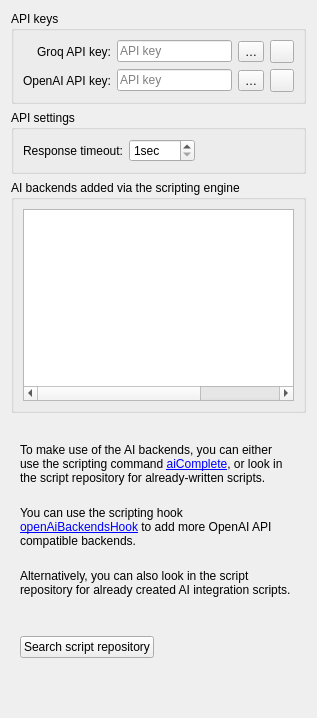
           <widget class="QWidget" name="aiPage">
            <property name="sizePolicy">
             <sizepolicy hsizetype="Preferred" vsizetype="MinimumExpanding">
              <horstretch>0</horstretch>
              <verstretch>0</verstretch>
             </sizepolicy>
            </property>
            <layout class="QGridLayout" name="gridLayout_88">
             <item row="12" column="0">
              <spacer name="verticalSpacer_21">
               <property name="orientation">
                <enum>Qt::Vertical</enum>
               </property>
               <property name="sizeHint" stdset="0">
                <size>
                 <width>20</width>
                 <height>40</height>
                </size>
               </property>
              </spacer>
             </item>
             <item row="4" column="0">
              <widget class="QFrame" name="frame_8">
               <property name="minimumSize">
                <size>
                 <width>0</width>
                 <height>100</height>
                </size>
               </property>
               <layout class="QVBoxLayout" name="verticalLayout_32">
                <item>
                 <widget class="QLabel" name="openAiScriptingLabel3">
                  <property name="text">
                   <string>To make use of the AI backends, you can either use the scripting command &lt;a href=&quot;%1&quot;&gt;aiComplete&lt;/a&gt;, or look in the script repository for already-written scripts.</string>
                  </property>
                  <property name="wordWrap">
                   <bool>true</bool>
                  </property>
                  <property name="openExternalLinks">
                   <bool>true</bool>
                  </property>
                 </widget>
                </item>
                <item>
                 <spacer name="aiVerticalSpacer2">
                  <property name="orientation">
                   <enum>Qt::Vertical</enum>
                  </property>
                  <property name="sizeType">
                   <enum>QSizePolicy::Policy::Fixed</enum>
                  </property>
                  <property name="sizeHint" stdset="0">
                   <size>
                    <width>20</width>
                    <height>15</height>
                   </size>
                  </property>
                 </spacer>
                </item>
                <item>
                 <widget class="QLabel" name="openAiScriptingLabel">
                  <property name="text">
                   <string>You can use the scripting hook &lt;a href=&quot;%1&quot;&gt;openAiBackendsHook&lt;/a&gt; to add more OpenAI API compatible backends.</string>
                  </property>
                  <property name="wordWrap">
                   <bool>true</bool>
                  </property>
                  <property name="openExternalLinks">
                   <bool>true</bool>
                  </property>
                 </widget>
                </item>
                <item>
                 <spacer name="aiVerticalSpacer2_3">
                  <property name="orientation">
                   <enum>Qt::Vertical</enum>
                  </property>
                  <property name="sizeType">
                   <enum>QSizePolicy::Policy::Fixed</enum>
                  </property>
                  <property name="sizeHint" stdset="0">
                   <size>
                    <width>20</width>
                    <height>15</height>
                   </size>
                  </property>
                 </spacer>
                </item>
                <item>
                 <widget class="QLabel" name="openAiScriptingLabel2">
                  <property name="text">
                   <string>Alternatively, you can also look in the script repository for already created AI integration scripts.</string>
                  </property>
                  <property name="wordWrap">
                   <bool>true</bool>
                  </property>
                 </widget>
                </item>
               </layout>
              </widget>
             </item>
             <item row="11" column="0">
              <widget class="QFrame" name="frame_7">
               <layout class="QHBoxLayout" name="horizontalLayout_15">
                <item>
                 <widget class="QPushButton" name="searchScriptRepositoryButton">
                  <property name="sizePolicy">
                   <sizepolicy hsizetype="Minimum" vsizetype="Minimum">
                    <horstretch>0</horstretch>
                    <verstretch>0</verstretch>
                   </sizepolicy>
                  </property>
                  <property name="toolTip">
                   <string>Search script repository for AI integration scripts</string>
                  </property>
                  <property name="text">
                   <string>Search script repository</string>
                  </property>
                  <property name="icon">
                   <iconset theme="QIcon::ThemeIcon::EditFind" resource="../breeze-qownnotes.qrc">
                    <normaloff>:/icons/breeze-qownnotes/16x16/edit-find.svg</normaloff>:/icons/breeze-qownnotes/16x16/edit-find.svg</iconset>
                  </property>
                 </widget>
                </item>
                <item>
                 <spacer name="horizontalSpacer_20">
                  <property name="orientation">
                   <enum>Qt::Orientation::Horizontal</enum>
                  </property>
                  <property name="sizeHint" stdset="0">
                   <size>
                    <width>40</width>
                    <height>20</height>
                   </size>
                  </property>
                 </spacer>
                </item>
               </layout>
              </widget>
             </item>
             <item row="3" column="0">
              <spacer name="aiVerticalSpacer1">
               <property name="orientation">
                <enum>Qt::Vertical</enum>
               </property>
               <property name="sizeType">
                <enum>QSizePolicy::Policy::Fixed</enum>
               </property>
               <property name="sizeHint" stdset="0">
                <size>
                 <width>20</width>
                 <height>15</height>
                </size>
               </property>
              </spacer>
             </item>
             <item row="8" column="0">
              <spacer name="aiVerticalSpacer2_2">
               <property name="orientation">
                <enum>Qt::Vertical</enum>
               </property>
               <property name="sizeType">
                <enum>QSizePolicy::Policy::Fixed</enum>
               </property>
               <property name="sizeHint" stdset="0">
                <size>
                 <width>20</width>
                 <height>15</height>
                </size>
               </property>
              </spacer>
             </item>
             <item row="2" column="0" colspan="2">
              <widget class="QGroupBox" name="aiScriptingGroupBox">
               <property name="sizePolicy">
                <sizepolicy hsizetype="Preferred" vsizetype="MinimumExpanding">
                 <horstretch>0</horstretch>
                 <verstretch>0</verstretch>
                </sizepolicy>
               </property>
               <property name="title">
                <string>AI backends added via the scripting engine</string>
               </property>
               <layout class="QGridLayout" name="gridLayout_87">
                <item row="0" column="0">
                 <widget class="QTreeWidget" name="aiScriptingTreeWidget">
                  <property name="sizePolicy">
                   <sizepolicy hsizetype="Expanding" vsizetype="MinimumExpanding">
                    <horstretch>0</horstretch>
                    <verstretch>0</verstretch>
                   </sizepolicy>
                  </property>
                  <property name="rootIsDecorated">
                   <bool>false</bool>
                  </property>
                  <attribute name="headerVisible">
                   <bool>false</bool>
                  </attribute>
                  <column>
                   <property name="text">
                    <string notr="true">Name</string>
                   </property>
                  </column>
                  <column>
                   <property name="text">
                    <string notr="true">Test</string>
                   </property>
                  </column>
                  <column>
                   <property name="text">
                    <string notr="true">Endpoint</string>
                   </property>
                  </column>
                  <column>
                   <property name="text">
                    <string notr="true">-</string>
                   </property>
                  </column>
                 </widget>
                </item>
               </layout>
              </widget>
             </item>
             <item row="0" column="0" colspan="2">
              <widget class="QGroupBox" name="groupBox_40">
               <property name="title">
                <string>API keys</string>
               </property>
               <layout class="QGridLayout" name="gridLayout_85">
                <item row="1" column="0">
                 <widget class="QLabel" name="openAiApiKeyHeadlineLabel">
                  <property name="text">
                   <string>OpenAI API key:</string>
                  </property>
                  <property name="alignment">
                   <set>Qt::AlignmentFlag::AlignRight|Qt::AlignmentFlag::AlignTrailing|Qt::AlignmentFlag::AlignVCenter</set>
                  </property>
                 </widget>
                </item>
                <item row="0" column="3">
                 <widget class="QToolButton" name="groqApiKeyWebButton">
                  <property name="toolTip">
                   <string>Create Groq API key</string>
                  </property>
                  <property name="text">
                   <string notr="true">…</string>
                  </property>
                  <property name="icon">
                   <iconset theme="text-html" resource="../breeze-qownnotes.qrc">
                    <normaloff>:/icons/breeze-qownnotes/16x16/text-html.svg</normaloff>:/icons/breeze-qownnotes/16x16/text-html.svg</iconset>
                  </property>
                 </widget>
                </item>
                <item row="1" column="3">
                 <widget class="QToolButton" name="openAiApiKeyWebButton">
                  <property name="toolTip">
                   <string>Create OpenAI API key</string>
                  </property>
                  <property name="text">
                   <string notr="true">…</string>
                  </property>
                  <property name="icon">
                   <iconset theme="text-html" resource="../breeze-qownnotes.qrc">
                    <normaloff>:/icons/breeze-qownnotes/16x16/text-html.svg</normaloff>:/icons/breeze-qownnotes/16x16/text-html.svg</iconset>
                  </property>
                 </widget>
                </item>
                <item row="0" column="1">
                 <widget class="PasswordLineEdit" name="groqApiKeyLineEdit">
                  <property name="placeholderText">
                   <string>API key</string>
                  </property>
                  <property name="clearButtonEnabled">
                   <bool>true</bool>
                  </property>
                 </widget>
                </item>
                <item row="1" column="1">
                 <widget class="PasswordLineEdit" name="openAiApiKeyLineEdit">
                  <property name="placeholderText">
                   <string>API key</string>
                  </property>
                  <property name="clearButtonEnabled">
                   <bool>true</bool>
                  </property>
                 </widget>
                </item>
                <item row="0" column="0">
                 <widget class="QLabel" name="groqApiKeyHeadlineLabel">
                  <property name="text">
                   <string>Groq API key:</string>
                  </property>
                  <property name="alignment">
                   <set>Qt::AlignmentFlag::AlignRight|Qt::AlignmentFlag::AlignTrailing|Qt::AlignmentFlag::AlignVCenter</set>
                  </property>
                 </widget>
                </item>
                <item row="1" column="4">
                 <widget class="QToolButton" name="openAiApiTestButton">
                  <property name="toolTip">
                   <string comment="&quot;Test&quot; as verb">Test connection</string>
                  </property>
                  <property name="icon">
                   <iconset resource="../breeze-qownnotes.qrc">
                    <normaloff>:/icons/breeze-qownnotes/16x16/network-connect.svg</normaloff>:/icons/breeze-qownnotes/16x16/network-connect.svg</iconset>
                  </property>
                 </widget>
                </item>
                <item row="0" column="4">
                 <widget class="QToolButton" name="groqApiTestButton">
                  <property name="toolTip">
                   <string comment="&quot;Test&quot; as verb">Test connection</string>
                  </property>
                  <property name="icon">
                   <iconset resource="../breeze-qownnotes.qrc">
                    <normaloff>:/icons/breeze-qownnotes/16x16/network-connect.svg</normaloff>:/icons/breeze-qownnotes/16x16/network-connect.svg</iconset>
                  </property>
                 </widget>
                </item>
               </layout>
              </widget>
             </item>
             <item row="1" column="0" colspan="2">
              <widget class="QGroupBox" name="groupBox_2">
               <property name="title">
                <string>API settings</string>
               </property>
               <layout class="QGridLayout" name="gridLayout_89">
                <item row="0" column="0">
                 <widget class="QLabel" name="openAiResponseTimeoutLabel">
                  <property name="toolTip">
                   <string>Time the application will wait for a response from the server before timing out and returning an error message.</string>
                  </property>
                  <property name="text">
                   <string>Response timeout:</string>
                  </property>
                  <property name="alignment">
                   <set>Qt::AlignmentFlag::AlignRight|Qt::AlignmentFlag::AlignTrailing|Qt::AlignmentFlag::AlignVCenter</set>
                  </property>
                 </widget>
                </item>
                <item row="0" column="1">
                 <widget class="QSpinBox" name="openAiResponseTimeoutSpinBox">
                  <property name="suffix">
                   <string comment="seconds">sec</string>
                  </property>
                  <property name="minimum">
                   <number>1</number>
                  </property>
                  <property name="maximum">
                   <number>600</number>
                  </property>
                 </widget>
                </item>
                <item row="0" column="2">
                 <spacer name="horizontalSpacer_21">
                  <property name="orientation">
                   <enum>Qt::Orientation::Horizontal</enum>
                  </property>
                  <property name="sizeHint" stdset="0">
                   <size>
                    <width>40</width>
                    <height>20</height>
                   </size>
                  </property>
                 </spacer>
                </item>
               </layout>
              </widget>
             </item>
            </layout>
           </widget>
